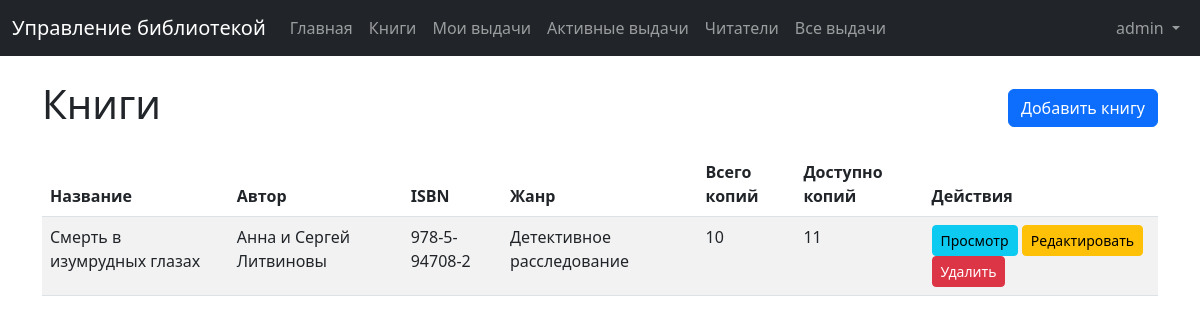
The app's page /books/ (signed in) with its own data.
### library/models.py (models this page shows, shortened)
class Book(models.Model):
    title = models.CharField(max_length=200, verbose_name="Название")
    author = models.CharField(max_length=200, verbose_name="Автор")
    isbn = models.CharField(max_length=13, verbose_name="ISBN", unique=True)
    publication_date = models.DateField(verbose_name="Дата публикации")
    genre = models.CharField(max_length=100, verbose_name="Жанр")
    total_copies = models.IntegerField(verbose_name="Количество экземпляров")
    available_copies = models.IntegerField(verbose_name="Доступные экземпляры")
    class Meta:
        verbose_name = "Книга"
        verbose_name_plural = "Книги"
        ordering = ["title"]

### library/views.py (the view)
# urls.py: path("books/", views.book_list, name="book_list"),
@login_required
def book_list(request):
    books = Book.objects.all()
    return render(request, "library/book_list.html", {"books": books})

### templates/library/book_list.html (shortened to what this page needs)
{% extends 'library/base.html' %}
{% block content %}
<div class="d-flex justify-content-between align-items-center mb-3">
    <h1>Книги</h1>
    {% if user.is_staff %}
        <a href="{% url 'book_add' %}" class="btn btn-primary">Добавить книгу</a>
    {% endif %}
</div>
{% if books %}
    <div class="table-responsive">
        <table class="table table-striped table-hover">
            <thead>
                <tr>
                    <th>Название</th>
                    <th>Автор</th>
                    <th>ISBN</th>
                    <th>Жанр</th>
                    <th>Всего копий</th>
                    <th>Доступно копий</th>
                    <th>Действия</th>
                </tr>
            </thead>
            <tbody>
                {% for book in books %}
                    <tr>
                        <td>{{ book.title }}</td>
                        <td>{{ book.author }}</td>
                        <td>{{ book.isbn }}</td>
                        <td>{{ book.genre }}</td>
                        <td>{{ book.total_copies }}</td>
                        <td>{{ book.available_copies }}</td>
                        <td>
                            <a href="{% url 'book_detail' book.pk %}" class="btn btn-sm btn-info">Просмотр</a>
                            {% if user.is_staff %}
                                <a href="{% url 'book_edit' book.pk %}" class="btn btn-sm btn-warning">Редактировать</a>
                                <a href="{% url 'book_delete' book.pk %}" class="btn btn-sm btn-danger">Удалить</a>
                            {% endif %}
                        </td>
                    </tr>
                {% endfor %}
            </tbody>
        </table>
    </div>
{% else %}
    <div class="alert alert-info">
        <p>Книги не найдены. <a href="{% url 'book_add' %}">Добавьте первую книгу</a>.</p>
    </div>
{% endif %}
{% endblock %}

### templates/library/components/navbar.html (shortened to what this page needs)
<nav class="navbar navbar-expand-lg navbar-dark bg-dark">
    <div class="container-fluid">
        <a class="navbar-brand" href="{% url 'home' %}"
            >Управление библиотекой</a
        >
        <div class="collapse navbar-collapse" id="navbarNav">
            <ul class="navbar-nav me-auto">
                <li class="nav-item">
                    <a class="nav-link" href="{% url 'home' %}">Главная</a>
                </li>
                {% if user.is_authenticated %}
                <li class="nav-item">
                    <a class="nav-link" href="{% url 'book_list' %}">Книги</a>
                </li>
                <li class="nav-item">
                    <a class="nav-link" href="{% url 'loan_list' %}"
                        >Мои выдачи</a
                    >
                </li>
                <li class="nav-item">
                    <a class="nav-link" href="{% url 'loan_active' %}"
                        >Активные выдачи</a
                    >
                </li>
                {% endif %} {% if user.is_staff %}
                <li class="nav-item">
                    <a class="nav-link" href="{% url 'reader_list' %}"
                        >Читатели</a
                    >
                </li>
                <li class="nav-item">
                    <a class="nav-link" href="{% url 'loan_history' %}"
                        >Все выдачи</a
                    >
                </li>
                {% endif %}
            </ul>
            <ul class="navbar-nav">
                {% if user.is_authenticated %}
                <li class="nav-item dropdown">
                    <a
                        class="nav-link dropdown-toggle"
                        href="#"
                        id="navbarDropdown"
                        role="button"
                        data-bs-toggle="dropdown"
                    >
                        {{ user.username }}
                    </a>
                </li>
                {% endif %}
            </ul>
        </div>
    </div>
</nav>

### records on screen
Book: title "Смерть в изумрудных глазах", author "Анна и Сергей Литвиновы", isbn "978-5-94708-2", genre "Детективное расследование", total_copies "10", available_copies "11"

### other values on screen
{{ user.username }} "admin"
